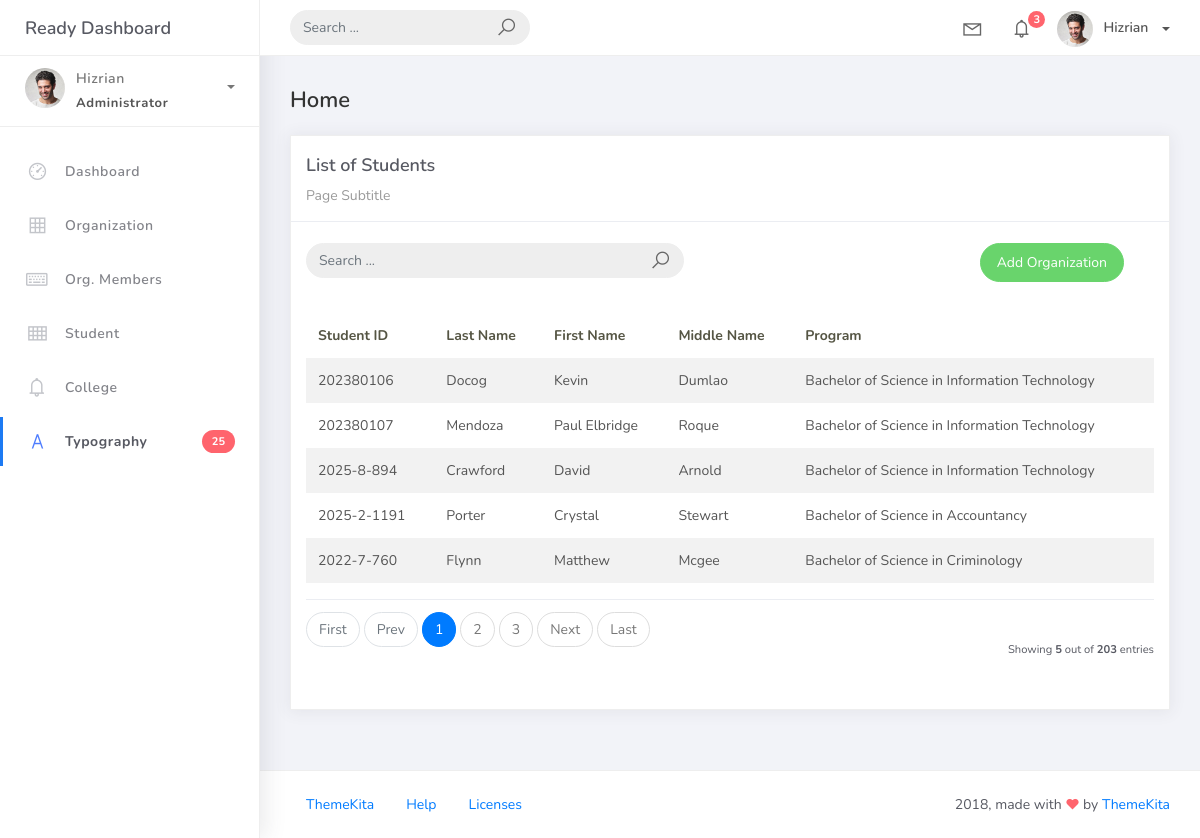
Screenshot of /student_list with the database file from the repository.
### studentorg/models.py (models this page shows, shortened)
class BaseModel(models.Model):
    created_at = models.DateTimeField(auto_now_add=True, db_index=True)
    updated_at = models.DateTimeField(auto_now=True)
    class Meta:
        abstract = True

class Student(BaseModel):
    student_id = models.CharField(max_length=15)
    lastname = models.CharField(max_length=25)
    firstname = models.CharField(max_length=25)
    middlename = models.CharField(max_length=25, blank=True, null=True)
    program = models.ForeignKey(Program, on_delete=models.CASCADE)

class Program(BaseModel):
    prog_name = models.CharField(max_length=150)
    college = models.ForeignKey(College, on_delete=models.CASCADE)
    def __str__(self):
        return self.prog_name

### studentorg/views.py (the view)
# urls.py: path('student_list', StudentList.as_view(), name='student-list'),
class StudentList(ListView):
    model = Student
    context_object_name = 'student'
    template_name = 'student_list.html'
    paginate_by = 5

### templates/student_list.html
{% extends 'base.html' %}
{% load static %}
{% block content %}
<div class="content">
    <div class="container-fluid">
        <h4 class="page-title">Home</h4>
        <div class="row">
            <div class="col-md-12">
                <div class="card">
                    <div class="card-header">
                        <div class="card-title">List of Students</div>
                        <div class="card-category">Page Subtitle</div>
                    </div>
                    <br />
                    <div class="col-md-12 row">
                        <div class="col-md-6">
                            <form class="navbar-left navbar-form nav-search mr-md-3" action="">
                                <div class="input-group">
                                    <input type="text" placeholder="Search ..." class="form-control" />
                                    <div class="input-group-append">
                                        <span class="input-group-text">
                                            <i class="la la-search search-icon"></i>
                                        </span>
                                    </div>
                                </div>
                            </form>
                        </div>
                        <div class="col-md-6">
                            <div class="pull-right">
                                <a href="{% url 'student-add' %}" class="btn btn-success btn-rounded">
                                    Add Organization
                                </a>
                            </div>
                        </div>
                    </div>
                    <div class="card-body">
                        <table class="table table-striped mt-3">
                            <thead>
                                <tr>
                                    <th scope="col">Student ID</th>
                                    <th scope="col">Last Name</th>
                                    <th scope="col">First Name</th>
                                    <th scope="col">Middle Name</th>
                                    <th scope="col">Program</th>
                                </tr>
                            </thead>
                            <tbody>
                                {% for object in object_list %}
                                <tr>
                                    <td>{{ object.student_id }}</td>
                                    <td>{{ object.lastname }}</td>
                                    <td>{{ object.firstname }}</td>
                                    <td>{{ object.middlename }}</td>
                                    <td>{{ object.program }}</td>
                                </tr>
                                {% endfor %}
                            </tbody>
                        </table>
                        {% include 'includes/pagination.html' %}
                    </div>
                </div>
            </div>
        </div>
    </div>
</div>
{% endblock %}

### rows the page displays
Student: student_id "202380106", lastname "Docog", firstname "Kevin", middlename "Dumlao", program "Bachelor of Science in Information Technology"
Student: student_id "202380107", lastname "Mendoza", firstname "Paul Elbridge", middlename "Roque", program "Bachelor of Science in Information Technology"
Student: student_id "2025-8-894", lastname "Crawford", firstname "David", middlename "Arnold", program "Bachelor of Science in Information Technology"
Student: student_id "2025-2-1191", lastname "Porter", firstname "Crystal", middlename "Stewart", program "Bachelor of Science in Accountancy"
Student: student_id "2022-7-760", lastname "Flynn", firstname "Matthew", middlename "Mcgee", program "Bachelor of Science in Criminology"

### other values shown
{{ page_num }} "1"
{{ page_num }} "2" "3"
{{ object_list.count }} "5"
{{ paginator.count }} "203"
